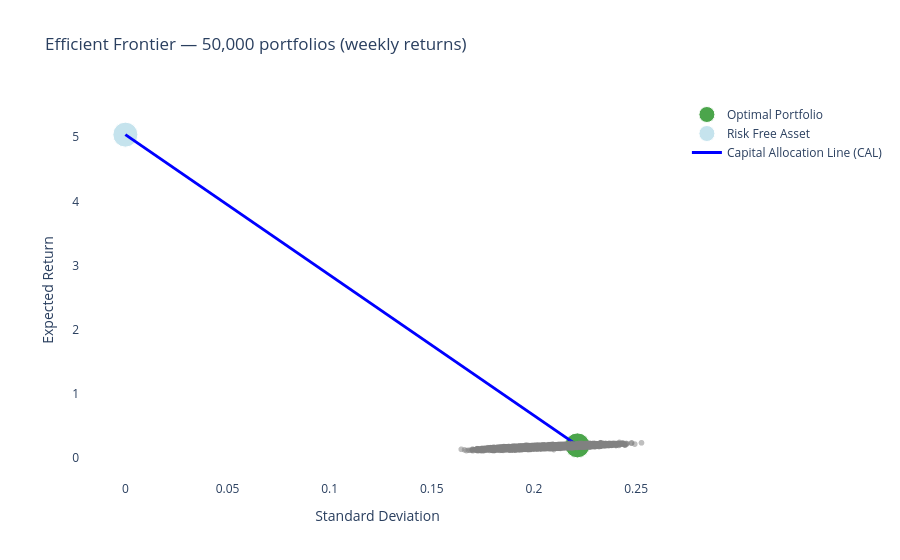

Write notebook code for a chart like this one.
### Markdown cell above
## 4. Efficient Frontier & Capital Allocation Line

- **Grey dots** — randomly generated portfolios forming the efficient frontier
- **Green dot** — optimal portfolio (maximum Sharpe ratio)
- **Blue line** — Capital Allocation Line (CAL)
- **Light-blue dot** — risk-free asset
- **Coloured dots** — your custom portfolios from the input file

### Code cell
fig = gr.get_scatter_plot(
    portfolios_df,
    title=f'Efficient Frontier — {SAMPLE_SIZE:,} portfolios ({period.lower()} returns)'
)
fig, optimal_portfolio = gr.add_CAL(fig, portfolios_df, rf)
fig = gr.add_user_portfolios(fig, user_portfolios)
fig.show()

### Figure 1 — Plotly figure (JSON) as saved in the notebook; plotly's stock layout.template omitted (floating-point values rounded to 4 significant figures; data arrays with more than 128 entries replaced by an {"elided": "..."} marker saying what was removed)
{"data": [{"hovertemplate": "Standard Deviation=%{x}<br>Expected Return=%{y}<extra></extra>", "legendgroup": "", "marker": {"color": "grey", "opacity": 0.5, "symbol": "circle"}, "mode": "markers", "name": "", "showlegend": false, "type": "scattergl", "x": {"elided": "50000 float values"}, "xaxis": "x", "y": {"elided": "50000 float values"}, "yaxis": "y"}, {"marker": {"color": "green", "size": [25]}, "mode": "markers", "name": "Optimal Portfolio", "type": "scatter", "x": [0.2213], "y": [0.1999]}, {"marker": {"color": "lightblue", "size": [25]}, "mode": "markers", "name": "Risk Free Asset", "type": "scatter", "x": [0], "y": [5.04]}, {"line": {"color": "blue", "width": 3}, "mode": "lines", "name": "Capital Allocation Line (CAL)", "type": "scatter", "x": [0, 0.2213], "y": [5.04, 0.1999]}], "layout": {"legend": {"tracegroupgap": 0}, "plot_bgcolor": "white", "title": {"text": "Efficient Frontier — 50,000 portfolios (weekly returns)"}, "xaxis": {"anchor": "y", "domain": [0, 1], "title": {"text": "Standard Deviation"}}, "yaxis": {"anchor": "x", "domain": [0, 1], "title": {"text": "Expected Return"}}}}
